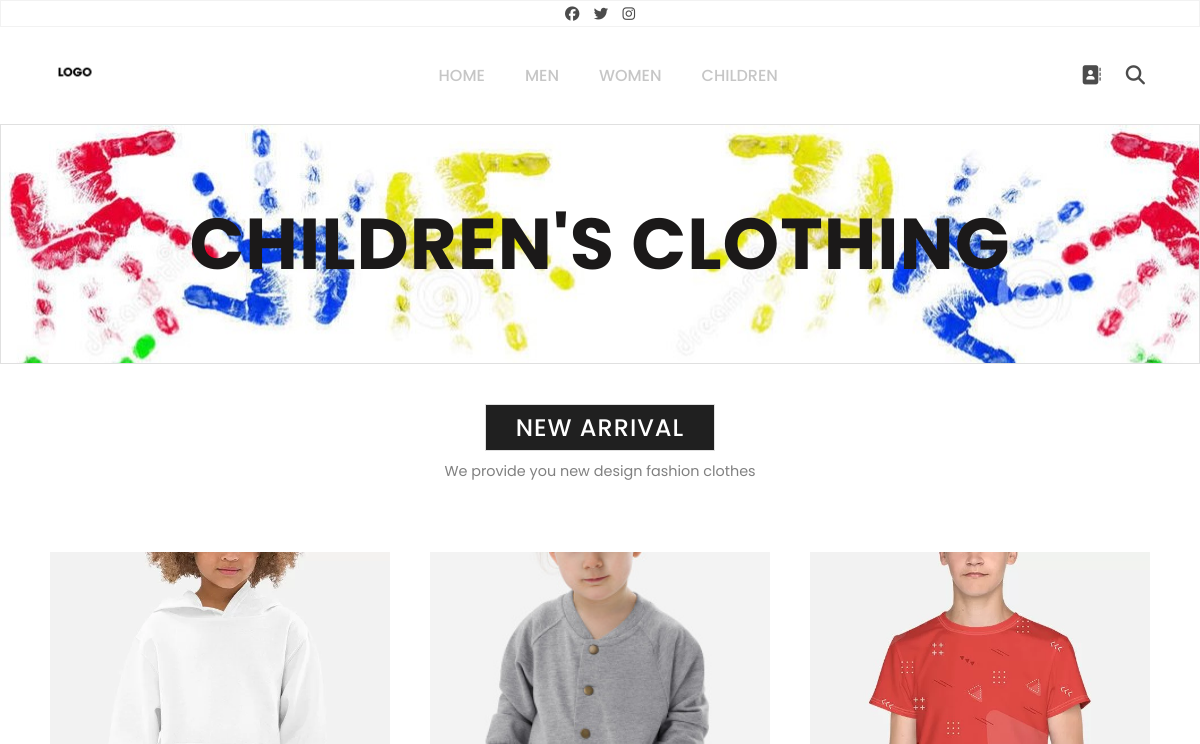
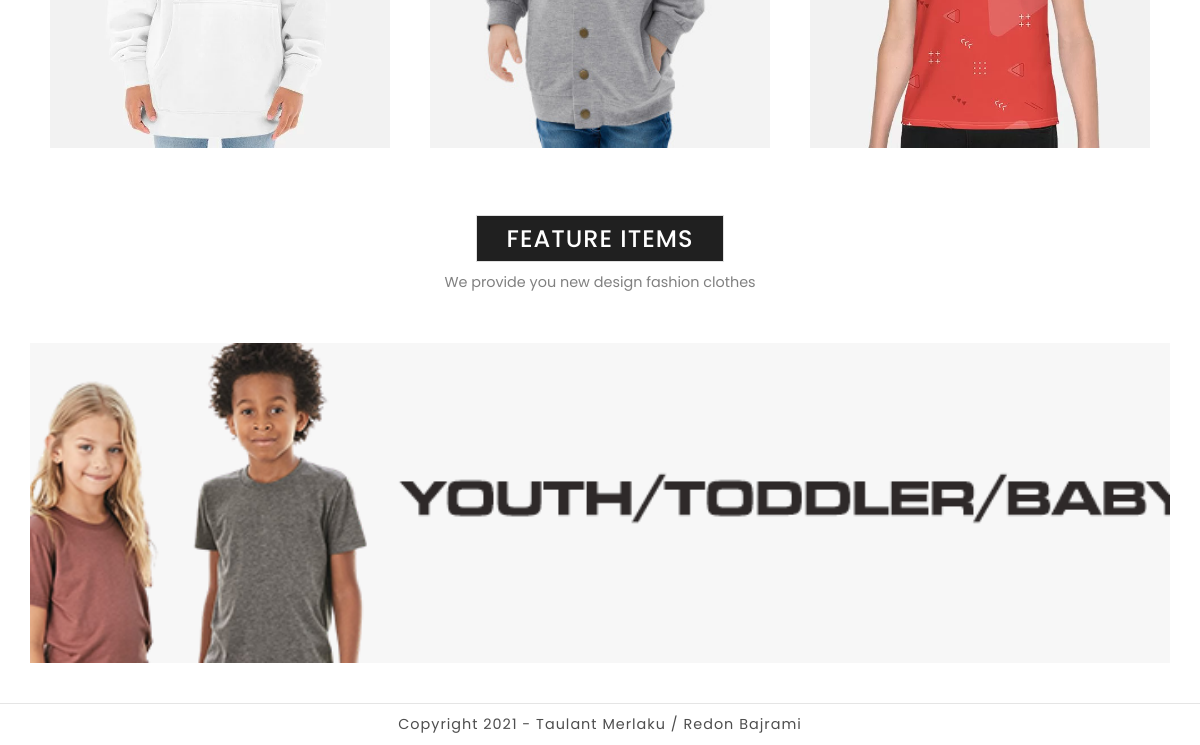
/Kids.php, run on an earlier commit of the app's database (2 pictures, top to bottom).
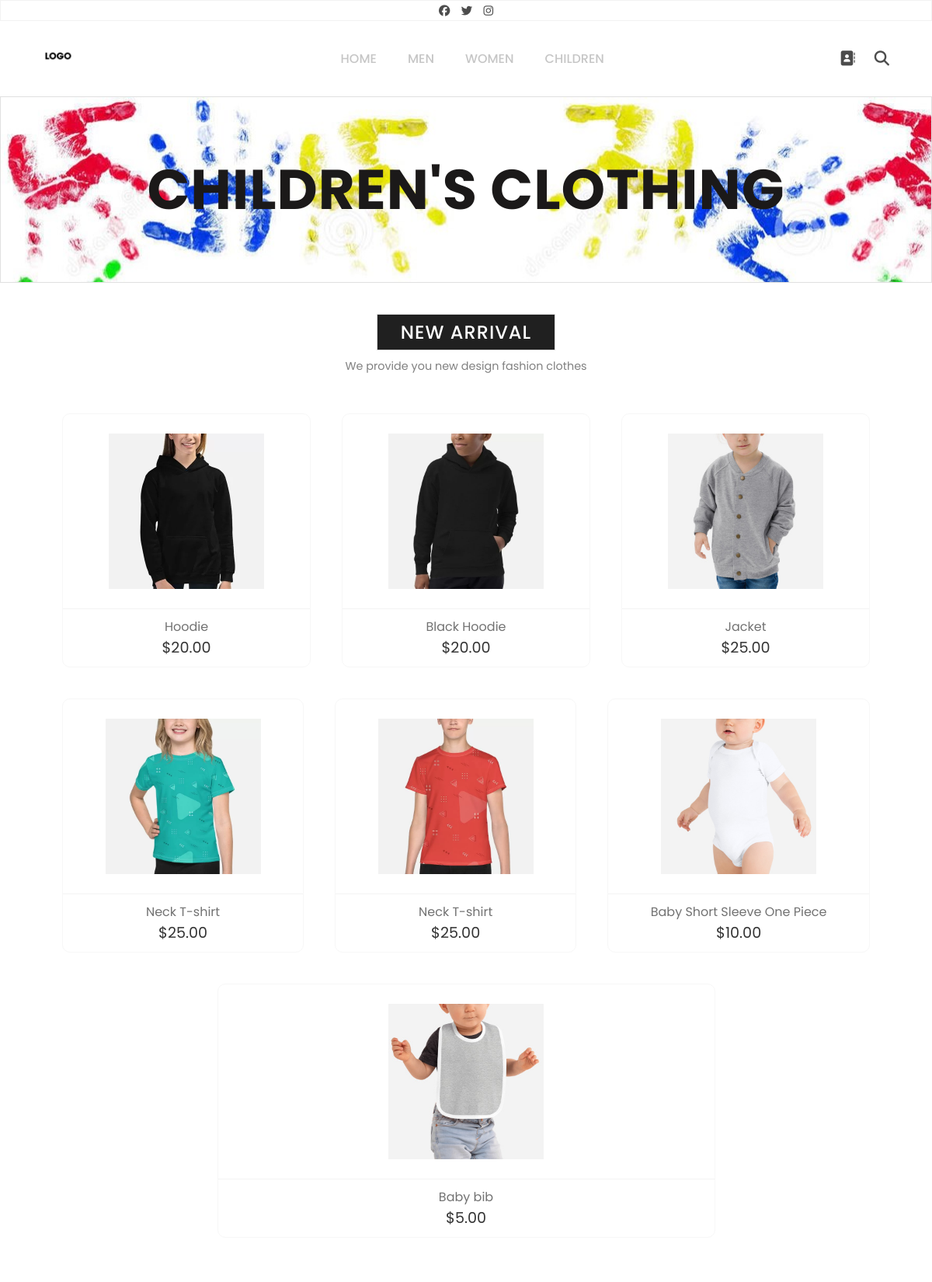
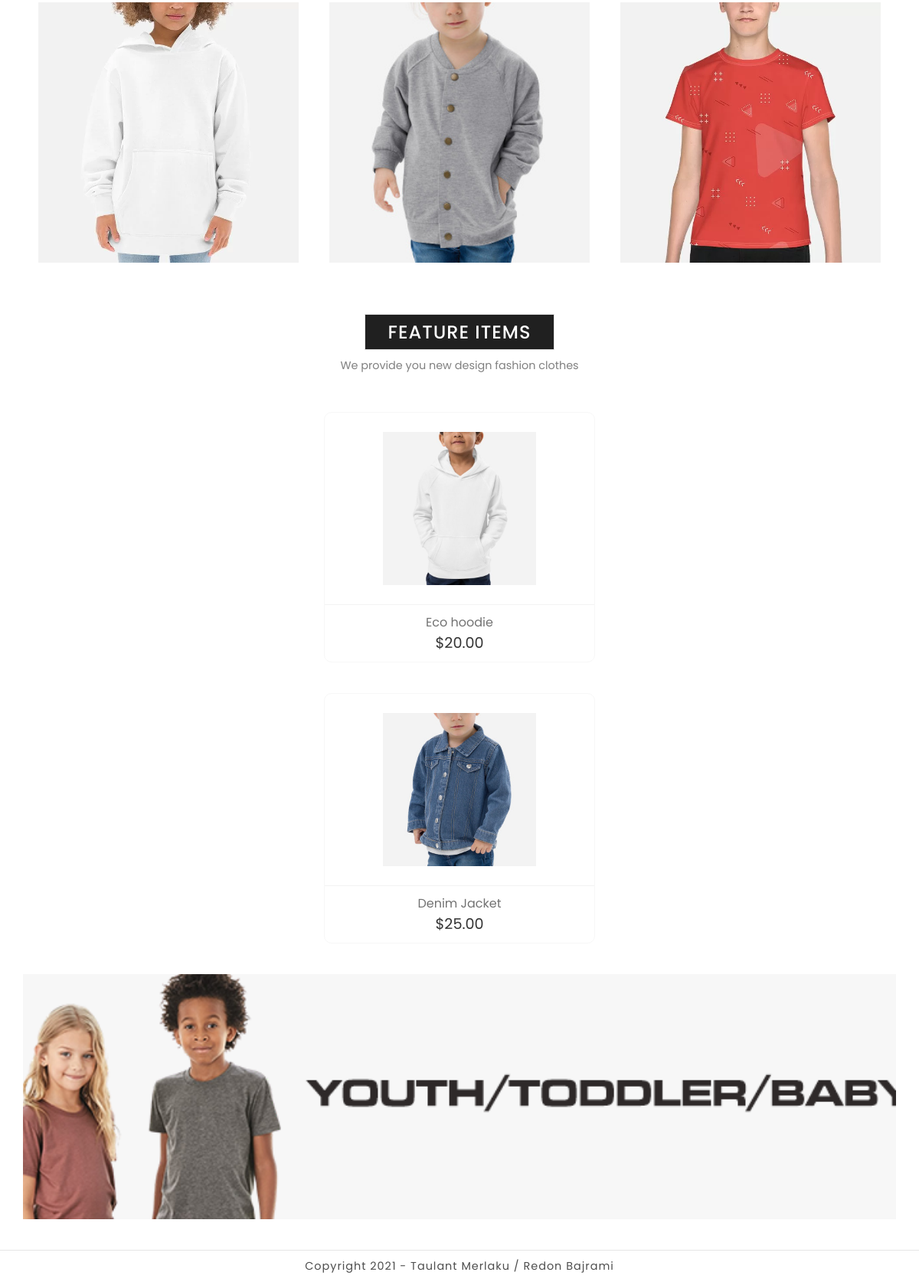
And on a later commit of the database (2 pictures, top to bottom).
### tables this page shows
CREATE TABLE `kidsnewarrival` (
  `id` int(11) NOT NULL,
  `table` varchar(255) NOT NULL DEFAULT 'kidsnewarrival',
  `img` varchar(255) NOT NULL,
  `name` varchar(255) NOT NULL,
  `price` decimal(10,2) NOT NULL
);

CREATE TABLE `kidsfeatureitems` (
  `id` int(11) NOT NULL,
  `table` varchar(255) NOT NULL DEFAULT 'kidsfeatureitems',
  `img` varchar(255) NOT NULL,
  `name` varchar(255) NOT NULL,
  `price` decimal(10,2) NOT NULL
);

### includeParts/products.php (the view, shortened to what this page needs)
<?php if (mysqli_num_rows($select_product) > 0) {
    while ($fetch_product = mysqli_fetch_assoc($select_product)) { ?>
        <form class="product-box" method="post" action="">
            <div class="product-img">
                <img src="img/<?php echo $fetch_product['img']; ?>" />
            </div>
            <div class="product-details">
                <a href="#" class="p-name"><?php echo $fetch_product['name']; ?></a>
                <span class="p-price">$<?php echo $fetch_product['price']; ?></span>
            </div>
        </form>
<?php };
}; ?>

What changed in the data, as far as the page shows it:
added kidsnewarrival: img (picture), name "Hoodie", price "20.00"
added kidsnewarrival: img (picture), name "Black Hoodie", price "20.00"
added kidsnewarrival: img (picture), name "Jacket", price "25.00"
added kidsnewarrival: img (picture), name "Neck T-shirt", price "25.00"
added kidsnewarrival: img (picture), name "Neck T-shirt", price "25.00"
added kidsnewarrival: img (picture), name "Baby Short Sleeve One Piece", price "10.00"
added kidsnewarrival: img (picture), name "Baby bib", price "5.00"
added kidsfeatureitems: img (picture), name "Eco hoodie", price "20.00"
added kidsfeatureitems: img (picture), name "Denim Jacket", price "25.00"
